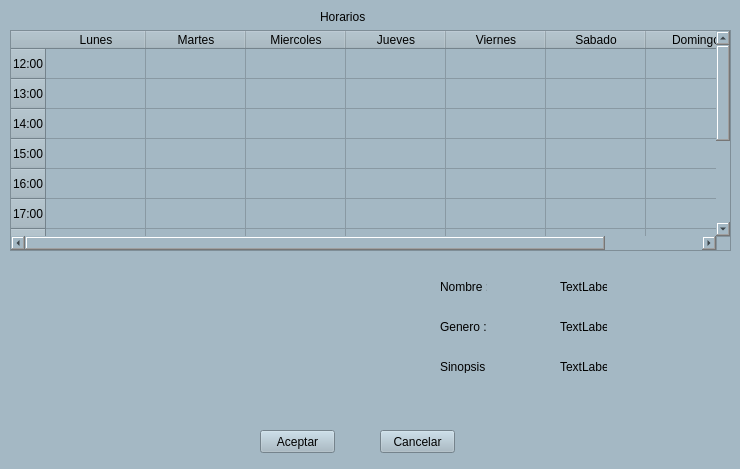
<?xml version="1.0" encoding="UTF-8"?>
<ui version="4.0">
 <class>horariodisp</class>
 <widget class="QWidget" name="horariodisp">
  <property name="geometry">
   <rect>
    <x>0</x>
    <y>0</y>
    <width>740</width>
    <height>469</height>
   </rect>
  </property>
  <property name="font">
   <font>
    <family>MS Shell Dlg 2</family>
   </font>
  </property>
  <property name="windowTitle">
   <string>Form</string>
  </property>
  <property name="styleSheet">
   <string notr="true">background-color: #A4B8C4</string>
  </property>
  <widget class="QLabel" name="label">
   <property name="geometry">
    <rect>
     <x>320</x>
     <y>10</y>
     <width>47</width>
     <height>13</height>
    </rect>
   </property>
   <property name="text">
    <string>Horarios</string>
   </property>
  </widget>
  <widget class="QLabel" name="label_2">
   <property name="geometry">
    <rect>
     <x>440</x>
     <y>280</y>
     <width>47</width>
     <height>13</height>
    </rect>
   </property>
   <property name="text">
    <string>Nombre :</string>
   </property>
  </widget>
  <widget class="QLabel" name="label_3">
   <property name="geometry">
    <rect>
     <x>440</x>
     <y>360</y>
     <width>47</width>
     <height>13</height>
    </rect>
   </property>
   <property name="text">
    <string>Sinopsis :</string>
   </property>
  </widget>
  <widget class="QLabel" name="label_4">
   <property name="geometry">
    <rect>
     <x>440</x>
     <y>320</y>
     <width>47</width>
     <height>13</height>
    </rect>
   </property>
   <property name="text">
    <string>Genero :</string>
   </property>
  </widget>
  <widget class="QTableWidget" name="tabhorario">
   <property name="geometry">
    <rect>
     <x>10</x>
     <y>30</y>
     <width>721</width>
     <height>221</height>
    </rect>
   </property>
   <property name="sizePolicy">
    <sizepolicy hsizetype="Fixed" vsizetype="Fixed">
     <horstretch>0</horstretch>
     <verstretch>0</verstretch>
    </sizepolicy>
   </property>
   <property name="sizeAdjustPolicy">
    <enum>QAbstractScrollArea::AdjustIgnored</enum>
   </property>
   <row>
    <property name="text">
     <string>12:00</string>
    </property>
   </row>
   <row>
    <property name="text">
     <string>13:00</string>
    </property>
   </row>
   <row>
    <property name="text">
     <string>14:00</string>
    </property>
   </row>
   <row>
    <property name="text">
     <string>15:00</string>
    </property>
   </row>
   <row>
    <property name="text">
     <string>16:00</string>
    </property>
   </row>
   <row>
    <property name="text">
     <string>17:00</string>
    </property>
   </row>
   <row>
    <property name="text">
     <string>18:00</string>
    </property>
   </row>
   <row>
    <property name="text">
     <string>19:00</string>
    </property>
   </row>
   <row>
    <property name="text">
     <string>20:00</string>
    </property>
    <property name="textAlignment">
     <set>AlignLeading|AlignVCenter</set>
    </property>
   </row>
   <row>
    <property name="text">
     <string>21:00</string>
    </property>
   </row>
   <row>
    <property name="text">
     <string>22:00</string>
    </property>
   </row>
   <column>
    <property name="text">
     <string>Lunes</string>
    </property>
    <property name="textAlignment">
     <set>AlignCenter</set>
    </property>
   </column>
   <column>
    <property name="text">
     <string>Martes</string>
    </property>
   </column>
   <column>
    <property name="text">
     <string>Miercoles</string>
    </property>
   </column>
   <column>
    <property name="text">
     <string>Jueves</string>
    </property>
   </column>
   <column>
    <property name="text">
     <string>Viernes</string>
    </property>
   </column>
   <column>
    <property name="text">
     <string>Sabado</string>
    </property>
   </column>
   <column>
    <property name="text">
     <string>Domingo</string>
    </property>
   </column>
  </widget>
  <widget class="QPushButton" name="aceptar">
   <property name="geometry">
    <rect>
     <x>260</x>
     <y>430</y>
     <width>75</width>
     <height>23</height>
    </rect>
   </property>
   <property name="text">
    <string>Aceptar</string>
   </property>
  </widget>
  <widget class="QPushButton" name="cancelar">
   <property name="geometry">
    <rect>
     <x>380</x>
     <y>430</y>
     <width>75</width>
     <height>23</height>
    </rect>
   </property>
   <property name="text">
    <string>Cancelar</string>
   </property>
  </widget>
  <widget class="QLabel" name="label_5">
   <property name="geometry">
    <rect>
     <x>560</x>
     <y>280</y>
     <width>47</width>
     <height>13</height>
    </rect>
   </property>
   <property name="text">
    <string>TextLabel</string>
   </property>
  </widget>
  <widget class="QLabel" name="label_6">
   <property name="geometry">
    <rect>
     <x>560</x>
     <y>320</y>
     <width>47</width>
     <height>13</height>
    </rect>
   </property>
   <property name="text">
    <string>TextLabel</string>
   </property>
  </widget>
  <widget class="QLabel" name="label_7">
   <property name="geometry">
    <rect>
     <x>560</x>
     <y>360</y>
     <width>47</width>
     <height>13</height>
    </rect>
   </property>
   <property name="text">
    <string>TextLabel</string>
   </property>
  </widget>
 </widget>
 <resources/>
 <connections/>
</ui>
